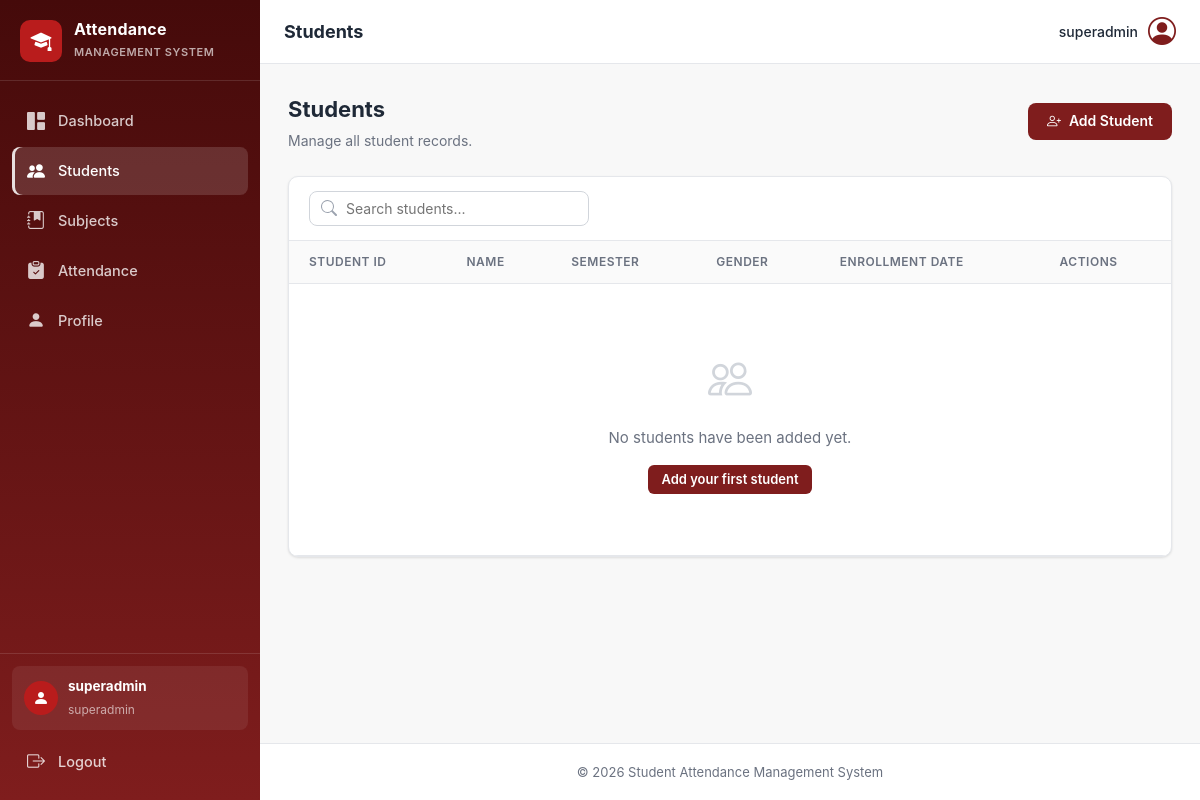
/students/ (signed in), run on an earlier commit of the app's database.
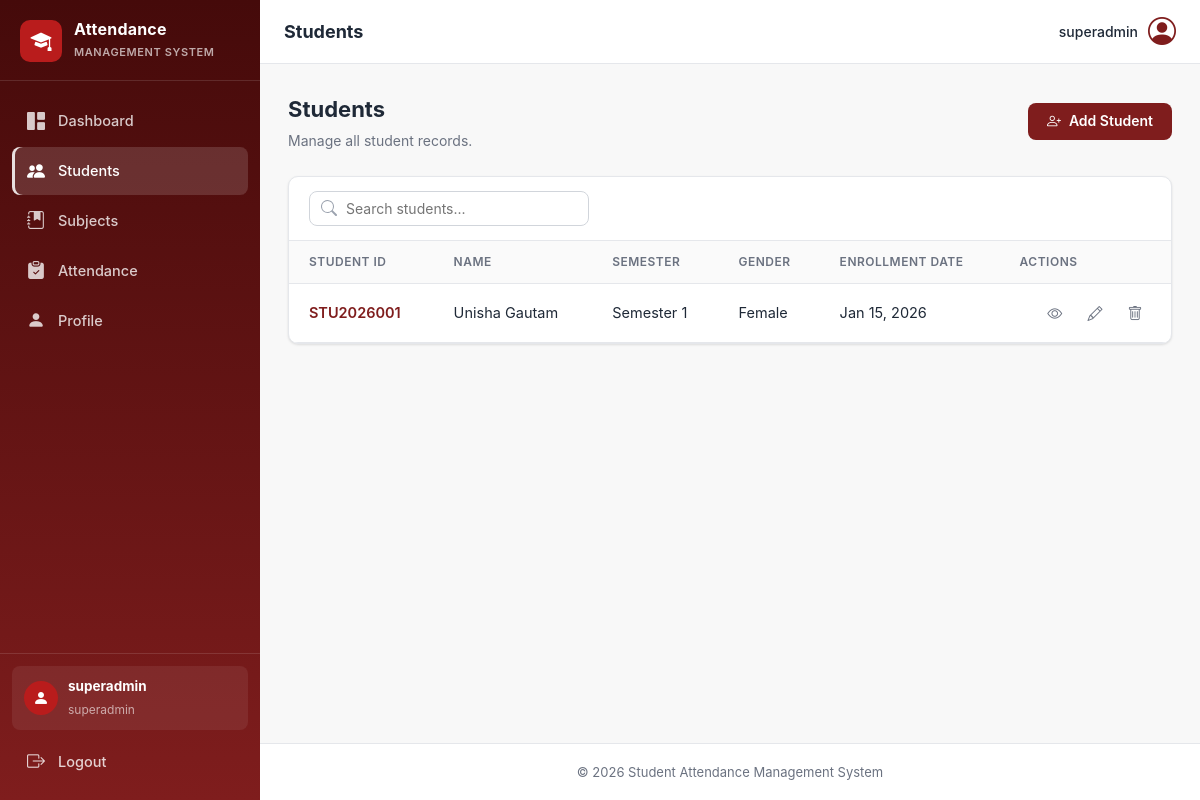
And on a later commit of the database.
### students/models.py (models this page shows, shortened)
class Student(models.Model):
    GENDER_CHOICES = (
        ('male', 'Male'),
        ('female', 'Female'),
        ('other', 'Other'),
    )
    SEMESTER_CHOICES = (
        (1, 'Semester 1'),
        (2, 'Semester 2'),
        (3, 'Semester 3'),
        (4, 'Semester 4'),
        (5, 'Semester 5'),
        (6, 'Semester 6'),
        (7, 'Semester 7'),
        (8, 'Semester 8'),
    )
    user = models.OneToOneField(User, on_delete=models.CASCADE, related_name='student')
    student_id = models.CharField(max_length=20, unique=True)
    date_of_birth = models.DateField(blank=True, null=True)
    gender = models.CharField(max_length=10, choices=GENDER_CHOICES, blank=True)
    address = models.TextField(blank=True, null=True)
    semester = models.PositiveSmallIntegerField(choices=SEMESTER_CHOICES, default=1)
    enrollment_date = models.DateField(blank=True, null=True)
    created_at = models.DateTimeField(auto_now_add=True)
    updated_at = models.DateTimeField(auto_now=True)

### students/views.py (the view)
# urls.py: path("", views.student_list, name="student_list"),
@login_required
def student_list(request):
    students = Student.objects.all()
    return render(request, "students/student_list.html", {"students": students})

### templates/students/student_list.html (shortened to what this page needs)
{% extends "base.html" %}
{% load static %}
{% block page_title %}Students{% endblock %}
{% block extra_css %}<link rel="stylesheet" href="{% static 'css/tables.css' %}">{% endblock %}
{% block content %}
<div class="page-head">
    <div>
        <h2 class="page-heading">Students</h2>
        <p class="page-heading-sub">Manage all student records.</p>
    </div>
    <div class="page-actions">
        <a href="{% url 'students:student_create' %}" class="btn btn-primary"><i class="bi bi-person-plus"></i> Add Student</a>
    </div>
</div>
<section class="card">
    <div class="table-toolbar">
        <input type="search" class="table-search-input" data-table-search="students-table"
               placeholder="Search students..." aria-label="Search students">
    </div>
    <div class="table-responsive">
        <table class="table" id="students-table">
            <thead>
                <tr>
                    <th>Student ID</th>
                    <th>Name</th>
                    <th>Semester</th>
                    <th>Gender</th>
                    <th>Enrollment Date</th>
                    <th class="th-actions">Actions</th>
                </tr>
            </thead>
            <tbody>
                {% for student in students %}
                <tr>
                    <td><a href="{% url 'students:student_detail' student.pk %}" class="link-strong">{{ student.student_id }}</a></td>
                    <td>{{ student.user.get_full_name|default:student.user.username }}</td>
                    <td>{{ student.get_semester_display }}</td>
                    <td>{{ student.get_gender_display|default:"—" }}</td>
                    <td>{{ student.enrollment_date|date:"M j, Y"|default:"—" }}</td>
                    <td class="td-actions">
                        <a href="{% url 'students:student_detail' student.pk %}" class="btn-icon" title="View"><i class="bi bi-eye"></i></a>
                        <a href="{% url 'students:student_edit' student.pk %}" class="btn-icon" title="Edit"><i class="bi bi-pencil"></i></a>
                        <a href="{% url 'students:student_delete' student.pk %}" class="btn-icon btn-icon-danger" title="Delete"><i class="bi bi-trash"></i></a>
                    </td>
                </tr>
                {% empty %}
                <tr class="empty-row">
                    <td colspan="6">
                        <div class="empty-state">
                            <div class="empty-icon"><i class="bi bi-people"></i></div>
                            <p>No students have been added yet.</p>
                            <a href="{% url 'students:student_create' %}" class="btn btn-primary btn-sm">Add your first student</a>
                        </div>
                    </td>
                </tr>
                {% endfor %}
            </tbody>
        </table>
    </div>
</section>
{% endblock %}

What changed in the data, as far as the page shows it:
added Student: student_id "STU2026001", user.get_full_name "Unisha Gautam", semester "Semester 1", gender "Female", enrollment_date "Jan 15, 2026"
Also different on the page:
text no longer shown: "No students have been added yet. Add your first student"
